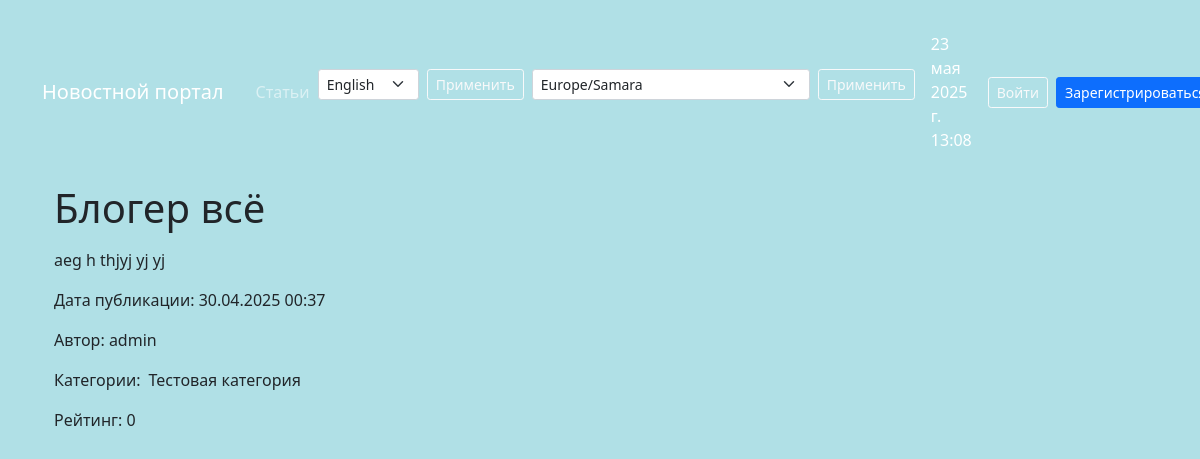
The page /articles/148/ on the database its author committed.
### biblio/models.py (models this page shows, shortened)
class Post(models.Model):
    NEWS = 'NW'
    ARTICLE = 'AR'
    POST_TYPES = [
        (NEWS, 'Новость'),
        (ARTICLE, 'Статья')
    ]
    author = models.ForeignKey(Author, on_delete=models.CASCADE)
    post_type = models.CharField(max_length=2, choices=POST_TYPES)
    created_at = models.DateTimeField(auto_now_add=True)
    categories = models.ManyToManyField(Category, through='PostCategory')
    title = models.CharField(max_length=255)
    text = models.TextField()
    rating = models.IntegerField(default=0)

class Author(models.Model):
    user = models.OneToOneField(User, on_delete=models.CASCADE)
    rating = models.IntegerField(default=0)

class Category(models.Model):
    name = models.CharField(max_length=255, help_text=_('category name'), unique=True)
    subscribers = models.ManyToManyField(User, blank = True, related_name='categories')

### biblio/views.py (the view)
# urls.py: path('articles/<int:pk>/', ArticlesDetail.as_view(), name='articles_detail'),
class ArticlesDetail(DetailView):
     model = Post
     template_name = 'articles/articles_detail.html'
     context_object_name = 'article'

### biblio/context_tz.py (called while the page is built)
def get_timezone(request):
    tzname = request.session.get('django_timezone', settings.TIME_ZONE)
    local_time = timezone.localtime(timezone.now(), pytz.timezone(tzname))
    return {
        'current_time': local_time,
        'timezones': pytz.common_timezones,
        'TIME_ZONE': tzname
    }

### biblio/templatetags/custom_filters.py (called while the page is built)
@register.filter()
def censor (value):
    for word in censor_list:
        value = value.replace(word[1:-1], "*" * len(word[1:-1]))
    return value

### templates/articles/articles_detail.html (shortened to what this page needs)
﻿{% extends 'default.html' %}
{% load custom_filters %}
{% block content %}
    <div class="container mt-3">
        <div class="articles-detail">
            <div class="d-flex align-items-center">
                <h1 class="mb-0 me-2">{{ article.title|censor }}</h1>
            </div>
            <div class="post-content mt-3">
                {{ article.text|censor|linebreaks }}
            </div>
            <div class="post-meta mt-3">
                <p>Дата публикации: {{ article.created_at|date:"d.m.Y H:i" }}</p>
                <p>Автор: {{ article.author.user.username }}</p>
                <div class="d-flex align-items-center flex-wrap">
                    <span class="me-2">Категории:</span>
                    {% for category in article.categories.all %}
                    <span class="d-inline-flex align-items-center me-3">
                        {{ category.name }}
                    </span>
                    {% endfor %}
                </div>
            </div>
            <div class="post-rating mt-3">
                <p>Рейтинг: {{ article.rating }}</p>
            </div>
        </div>
    </div>
{% endblock content %}

### rows shown on the page
Post: title|censor "Блогер всё", text|censor "aeg h thjyj yj yj", created_at "30.04.2025 00:37", author.user.username "admin", rating "0"
Category: name "Тестовая категория"

### other values the page prints
{{ current_time|timezone:TIME_ZONE|date:"DATETIME_FORMAT" }} "23 мая 2025 г. 13:08"
form field language "English"
form field timezone "Europe/Samara"
